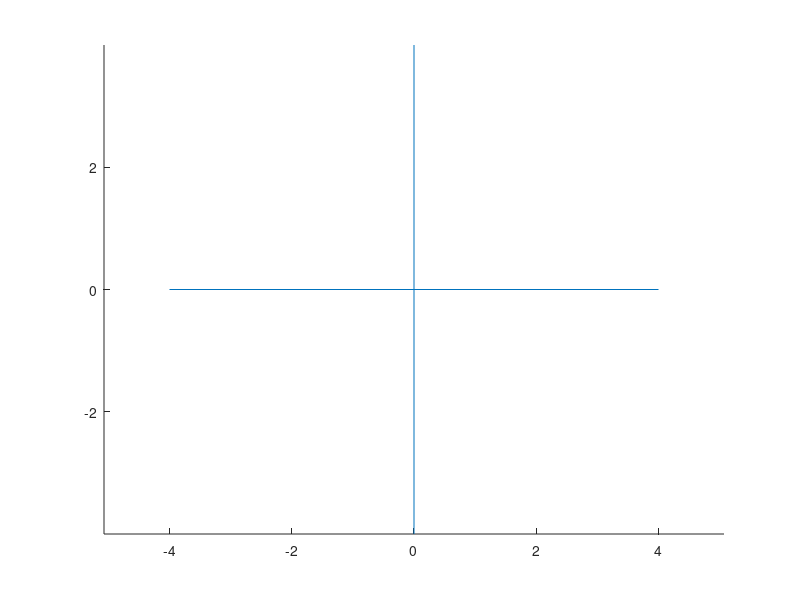

Source code (MATLAB): (Note: this script raises an error after producing the figure.)

% Script to test poly region point inclusion
% define regions by vertices and type of arcs that connect them
% V. Santos, vitor@ua.pt, May 2019, July 2024



% ---- general lay out of image
close
axis equal
line([-4 4], [0 0]);
line([ 0 0], [-4 4]);
hold on

%% ======= FISRT PART FOR ISOLATED TEST OF NRA inclusion -- SKIP to next Matlab Section for full region tests
z1=4-8*rand + 1i*(4-8*rand); 
z2=4-8*rand + 1i*(4-8*rand);
z0=NaN; %to calculate automatically with a random generator

% ---- Case of tangency
% z1=-4-j; 
% z2=0-j;
% z0=-2-1i*2.5;

% ---- Other testing examples
% z1=2.6-1.19j;
% z2=-1.85-1.18j;
% z0=0.374-1.611j;

% z1=-1.63+0.46j;
% z2=3.84+1.35j;
% z0=1+1.5j;

% -----------------------------

%vc=NRAintArc(z1,z2,z0, 1,1), return ; %just testing
%vl=NRAintLin(z1,z2,1), return ;       %just testing


%% ================ SECOND PART FOR FULL POLYREGIONS


NN=10;

% ----- random polyregion
ZPoly=nan(3,NN);
ZPoly(1,:)=4-8*rand(1,NN) + 1i*(4-8*rand(1,NN)); 
arcs=(1-2*(rand(1,NN)>0.5)); %generates only arcs with positive and negative senses.
arcs=(1-2*(rand(1,NN)>0.5)); mask=rand(1,NN)<0.6; arcs(mask)=0; %generates mixed arcs and linear ( 60% linear)

%arcs(1)=-1;
%------------------------------------------

%---- random testing points
MM=10000;
ZPoint=10-20*rand(1,MM) + 1i*(10-20*rand(1,MM));
ZPoint=ZPoint/1.5;
%-------------------------------



% -- particular case of poly line 1
% ZPoly = [ -3-2j  0.5-j  1+2j
%            NaN    NaN  -1+0j
%            NaN    NaN   NaN
%         ];
% arcs=[0 1 -1];
% --------------------


% --- Nice particular case :-)
% ZPoly=[
%   -0.6461 - 3.8155i  -0.5638 + 2.7258i   0.0787 - 0.4238i  -3.6338 - 2.3731i   2.9074 + 3.6398i   1.5969 - 2.7054i   2.2940 + 2.0809i   3.4734 + 0.0556i   0.3233 - 1.6164i   1.3943 + 0.8956i
%   -2.2726 - 0.5239i  -0.5104 + 1.0963i  -1.3980 - 2.1214i  -0.5838 + 0.8734i   3.3613 + 0.2381i   1.2259 - 0.2074i   2.4903 + 0.8392i   1.7462 - 0.4938i   1.1295 - 0.4758i  -0.2822 - 1.1757i
%       NaN + 0.0000i      NaN + 0.0000i      NaN + 0.0000i      NaN + 0.0000i      NaN + 0.0000i      NaN + 0.0000i      NaN + 0.0000i      NaN + 0.0000i      NaN + 0.0000i      NaN + 0.0000i
% ];
% arcs=[-1     1     1    -1    -1     1    -1    -1     1     1 ];
% ---------------------


% ----- POSSIBLY DO NOT NEED TO CHANGE MUCH BELOW

ZPoly(1,end+1)=ZPoly(1,1);  %close polyline
arcs(end+1)=nan;

% Add random centers for cicular arcs where they do not exist
for n=1:numel(arcs)-1
    if( abs(arcs(n))== 1 && isnan(ZPoly(2,n)) )
        z1=ZPoly(1,n);   % start
        z2=ZPoly(1,n+1); % end   
        zA=(z1+z2)/2; %mean point
        zB=(z2-z1)/2; % vector of chord
        zB=zB/norm(zB); %versor
        zD=zB*exp(1j*pi/2); %direction of line with center
        rr=(2-4*rand); if abs(rr) < 0.1; rr=rr*5; end
        z0=zA+rr*zD;  %place of center with some "radius" 
        ZPoly(2,n)=z0 %Adjust center in ZPoly
    end
end

inside=false(size(ZPoint));

for m=1:MM  %trying all points
    ZPolyTemp=ZPoly-ZPoint(m);  %temp polygon for a given point
    v=0;  %initial crossing counter
    for n=1:size(ZPolyTemp,2)-1
        z1=ZPolyTemp(1,n);   % start
        z2=ZPolyTemp(1,n+1); % end
        z0=ZPolyTemp(2,n);   % cicular center or 1st bezier control
        z3=ZPolyTemp(3,n);   % 2nd bezier control  
        switch abs(arcs(n))
            case 0  %linear segment
                vt=NRAintLin(z1,z2,0);
            case 1   %circular segment
                vt=NRAintArc(z1,z2,z0, arcs(n),0);
            case 2  %bezier segment
        end
        v=v+vt;
    end
    if v
        inside(m)=1;
    end
end

plot( real(ZPoint(inside)) , imag(ZPoint(inside)) , '.r');
plot( real(ZPoint(~inside)), imag(ZPoint(~inside)), '.b');

plot(ZPoly(1,1:end-1),'k*');
vs_draw_polyregion(ZPoly, arcs);
